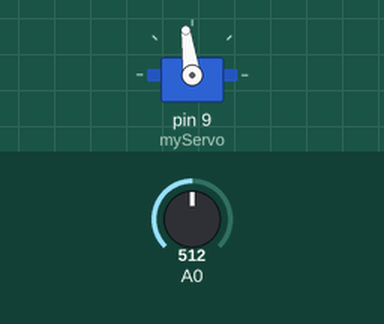
Simulated run of this sketch. Board: Arduino Uno, built with avr-gcc and run on an emulated ATmega328P. Shown: servo. The inputs (shaded band) are chosen by the test bench; at power-on: A0 = 512. What the sketch prints to the serial monitor is not drawn.

Above: at 11.31 s.
Timing chart, 0 to 13.0 s (numbered marks = the images above):
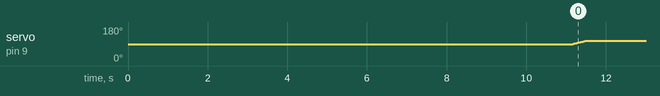

Measured:
- by itself, servo on pin 9 (myServo): moves from 90° to 108° over 0.34 s

The sketch:

smart_solar_main.ino
```cpp
#include <LowPower.h>
#include <Servo.h>

Servo myServo;  // create a servo object

int pos;                // position variable for servo motor
int newpos;             // new position
int dir = 1;            // rotating direction
float current = 0; // measured current
float prev_current = 0; // previous current

void setup() {
  Serial.begin(9600);
  pinMode(9,OUTPUT);
  myServo.attach(9);
  delay(1000);
  pos = 90;
}

void loop() {
  myServo.write(pos); // begin at 90 degree position

  current = detect_current();

  if(current > 200){

    for(int j=0;j<20;j++){  //run tracking process with 20 movements
      if(pos > 180){  // to make sure angle remains in range of 0 - 180
          pos = 180;
        }
        else if(pos < 0){
          pos = 0;
        }
      current = detect_current();  //get the current at this moment

      Serial.print("Current : "); Serial.println(current);
      Serial.print("Prev cur : "); Serial.println(prev_current);
      delay(15);

      if(current > prev_current + 4){   //if the current has increased sigificantly
        for (int x = 0; x <= 18; x +=1){
          myServo.write(pos + x*dir);
          delay(20);
          Serial.print("X : ");Serial.println(pos + x*dir);
        }
        pos = pos + 18*dir;
        prev_current = current;
      }

      else if(current < prev_current - 4){
        dir = -dir;
        for (int x = 0; x <= 18; x +=1){
          myServo.write(pos + x*dir);
          delay(20);
          Serial.print("X : ");Serial.println(pos+ x*dir);
        }
        pos = pos + 18*dir;
        prev_current = current;
      }
      Serial.print("pos : ");Serial.println(pos);

    }
  }
  // go to sleep for 112 * 8 seconds (~15 minutes)
  // k<112;k++
  Serial.println("Sleeping");
  for(int k=0;k<112;k++){
    LowPower.powerDown(SLEEP_8S, ADC_OFF, BOD_OFF);
  }
}
```

detect_current.ino
```cpp
float detect_current(){ //reads an average value from the solar cell

  float value = analogRead(A0);

  for(int i=0;i<500;i++){

    value = value + analogRead(A0);
    delay(10);

  }

  value = value / 500;
  Serial.println(value);

  return value;

}
```
